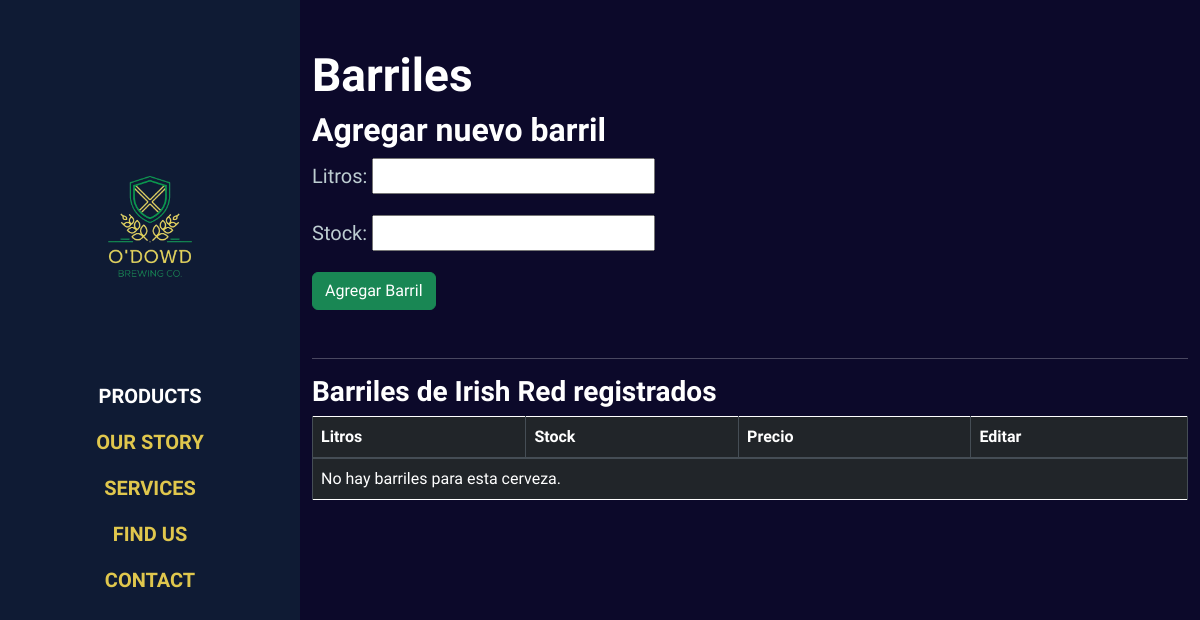
/catalogo/cerveza/4/barriles/, run on an earlier commit of the app's database.
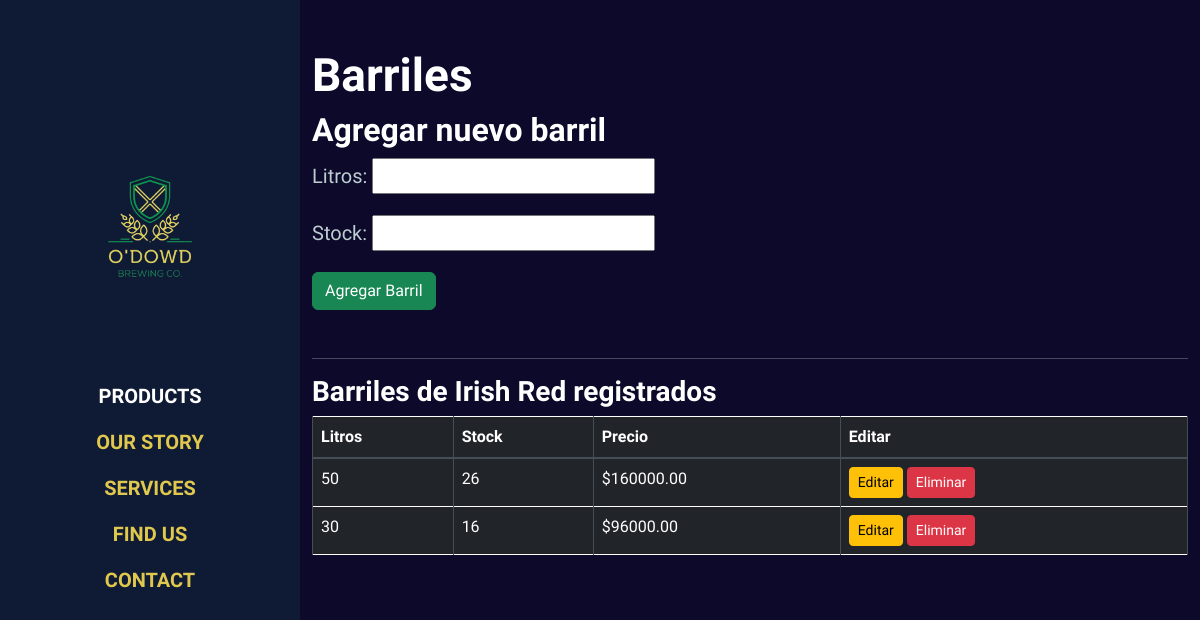
And on a later commit of the database.
### Catalogo/models.py (models this page shows, shortened)
class Barril(models.Model):
    cerveza = models.ForeignKey(Cerveza, on_delete=models.CASCADE, related_name='barriles')
    litros = models.IntegerField()
    stock = models.IntegerField()
    def calcular_precio(self):
        return self.litros * self.cerveza.precio_litro

class Cerveza(models.Model):
    nombre = models.CharField(max_length=30)
    descripcion = models.TextField()
    estilo = models.ForeignKey(Categoria, on_delete=models.SET_NULL, null=True)
    porcentaje_alcohol = models.ForeignKey(GraduacionAlcoholica, on_delete=models.SET_NULL, null=True)
    ibu = models.IntegerField()
    foto = models.ImageField(upload_to='catalogo/upload/img/', null=True)
    precio_litro = models.DecimalField(max_digits=10, decimal_places=2, default=0)
    disponible = models.BooleanField(default=True)

### Catalogo/views.py (the view)
# urls.py: path('cerveza/<int:cerveza_id>/barriles/', views.editar_stock_barriles, name='editar_stock_barriles'),
def editar_stock_barriles(request, cerveza_id):
    cerveza = get_object_or_404(Cerveza, pk=cerveza_id)
    barriles = Barril.objects.filter(cerveza=cerveza)
    if request.method == "POST":
        form = BarrilForm(request.POST)
        if form.is_valid():
            nuevo_barril = form.save(commit=False)
            nuevo_barril.cerveza = cerveza
            barril_existente = Barril.objects.filter(
                cerveza=cerveza,
                litros=nuevo_barril.litros
            ).first()
            if barril_existente:
                barril_existente.stock += nuevo_barril.stock
                barril_existente.save()
            else:
                nuevo_barril.save()
            return redirect('editar_stock_barriles', cerveza_id=cerveza.id)
    else:
        form = BarrilForm()
    return render(request, 'editar_stock_barriles.html', {
        'cerveza': cerveza,
        'barriles': barriles,
        'form': form
    })

### Catalogo/forms.py
class BarrilForm(forms.ModelForm):
    class Meta:
        model = Barril
        fields = ['litros', 'stock']

### Catalogo/templates/editar_stock_barriles.html (shortened to what this page needs)
{% extends "base.html" %}
{% block content %}
<div class="container mt-5">
  <h2 style="color: white;">Barriles</h2>
  <h3 style="color: white;">Agregar nuevo barril</h3>
  <form method="post" class="mb-5">
    {{ form.as_p }}
    <button type="submit" class="btn btn-success">Agregar Barril</button>
  </form>
  <hr>
  <h4 style="color: white;">Barriles de {{ cerveza.nombre }} registrados</h4>
  <table class="table table-dark table-bordered">
    <thead>
      <tr>
        <th>Litros</th>
        <th>Stock</th>
        <th>Precio</th>
        <th>Editar</th>
      </tr>
    </thead>
    <tbody>
      {% for barril in barriles %}
      <tr>
        <td>{{ barril.litros }}</td>
        <td>{{ barril.stock }}</td>
        <td>${{ barril.calcular_precio }}</td>
        <td>
          <a href="{% url 'editar_stock_barril' barril.id %}" class="btn btn-warning btn-sm">Editar</a>
          <button type="button" class="btn btn-danger btn-sm" data-bs-toggle="modal" data-bs-target="#confirmarEliminacionModal{{ barril.id }}">Eliminar</button>
        </td>
      </tr>
      {% empty %}
      <tr>
        <td colspan="4">No hay barriles para esta cerveza.</td>
      </tr>
      {% endfor %}
    </tbody>
  </table>
</div>
{% endblock %}

What changed in the data, as far as the page shows it:
added Barril: litros "50", stock "26", calcular_precio "160000.00"
added Barril: litros "30", stock "16", calcular_precio "96000.00"
Also different on the page:
text no longer shown: "No hay barriles para esta cerveza."
